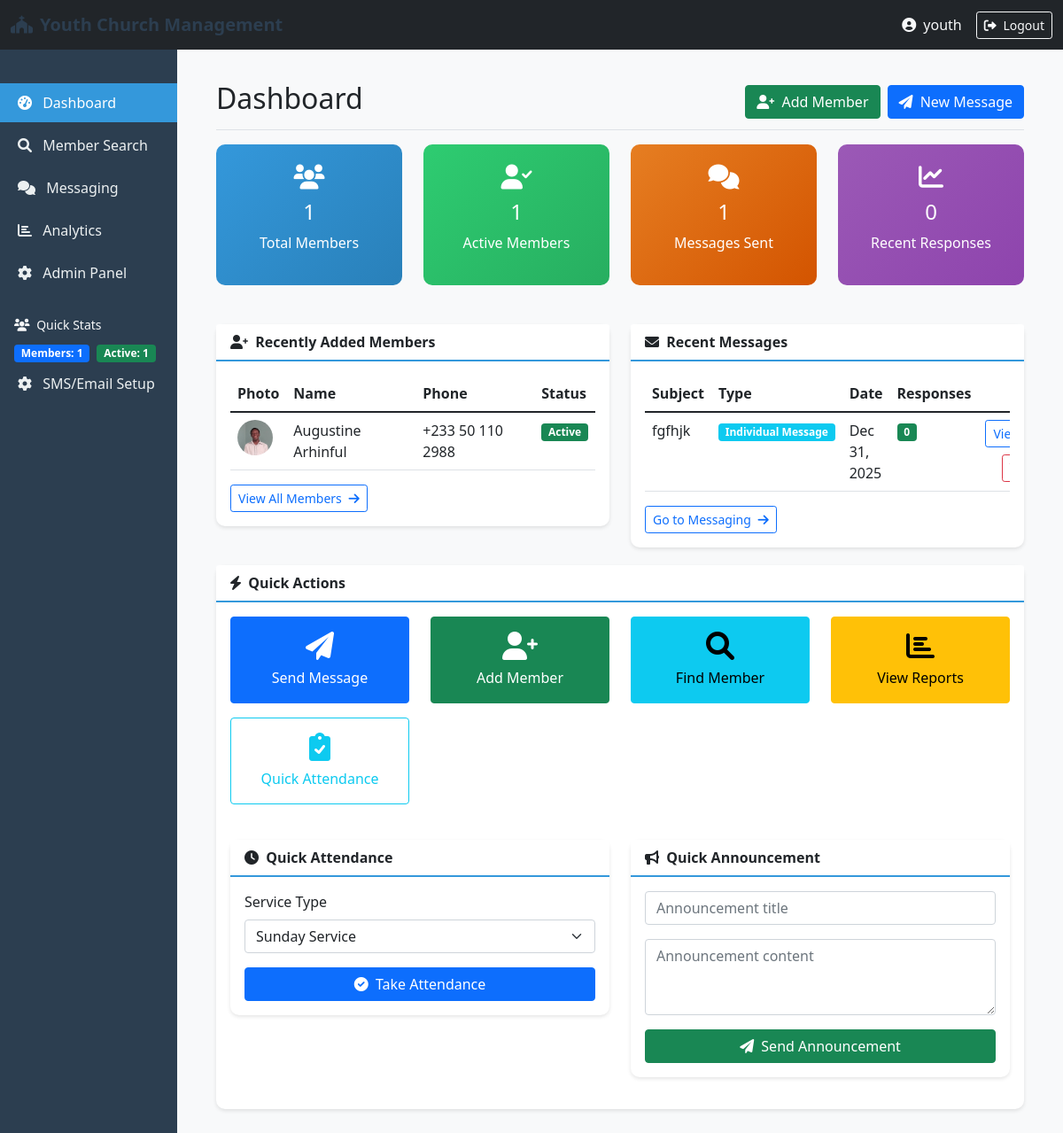
The app's page /portal/ (signed in), older data.
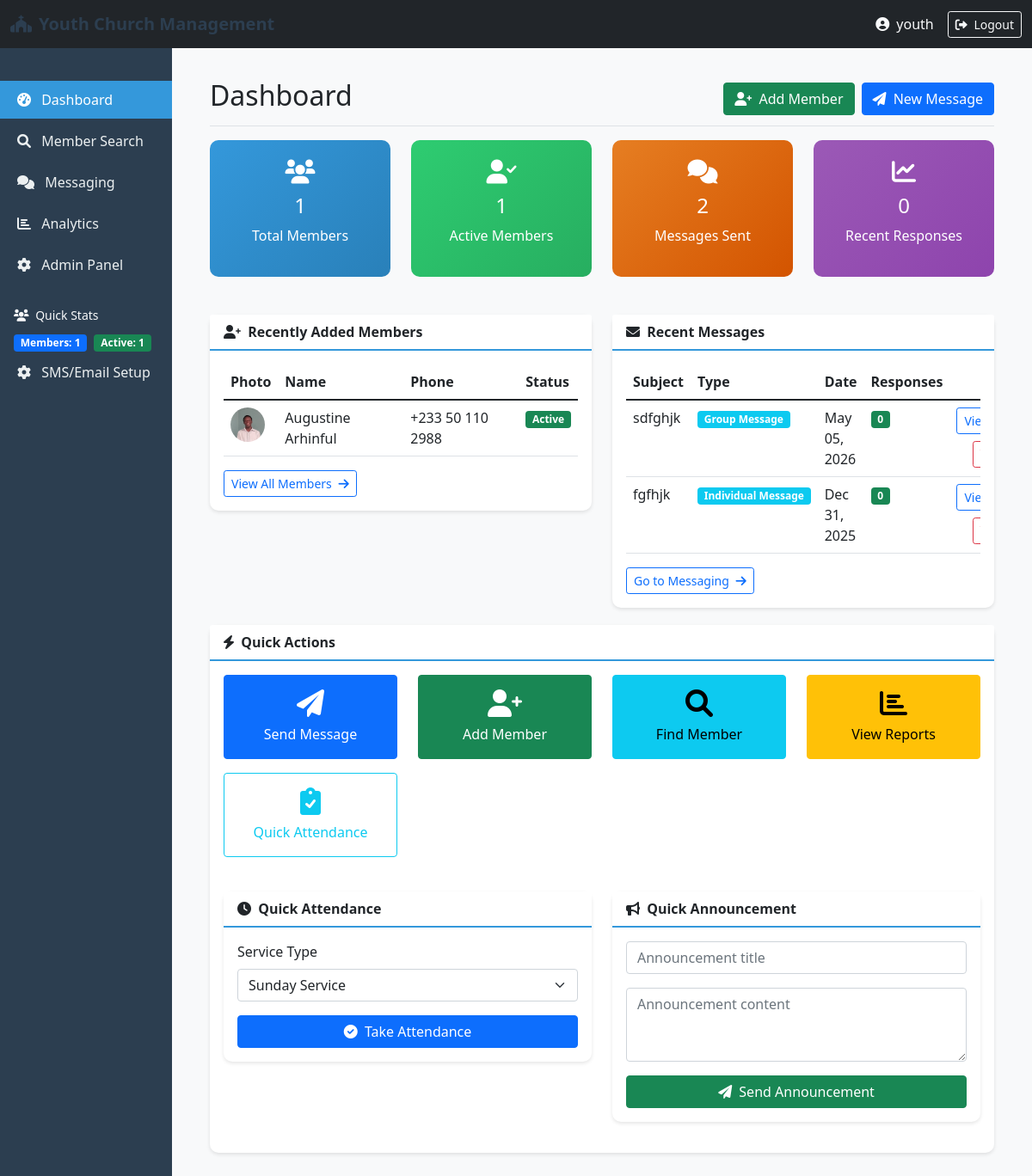
The same page, newer data.
### members/models.py (models this page shows, shortened)
class Member(models.Model):
    GENDER_CHOICES = [
        ('M', 'Male'),
        ('F', 'Female'),
        ('O', 'Other'),
    ]
    STATUS_CHOICES = [
        ('active', 'Active'),
        ('inactive', 'Inactive'),
        ('visitor', 'Visitor'),
        ('transferred', 'Transferred'),
    ]
    first_name = models.CharField(max_length=100, blank=True)
    last_name = models.CharField(max_length=100, blank=True)
    middle_name = models.CharField(max_length=100, blank=True)
    date_of_birth = models.DateField(null=True, blank=True)
    gender = models.CharField(max_length=1, choices=GENDER_CHOICES, blank=True)
    email = models.EmailField(unique=True, blank=True, null=True)
    phone_number = PhoneNumberField(unique=True, blank=True)
    alternate_phone = PhoneNumberField(blank=True)
    address = models.TextField(blank=True)
    city = models.CharField(max_length=100, blank=True)
    state = models.CharField(max_length=100, blank=True)
    postal_code = models.CharField(max_length=20, blank=True)
    date_joined = models.DateField(default=date.today, blank=True, null=True)
    baptism_date = models.DateField(null=True, blank=True)
    status = models.CharField(max_length=20, choices=STATUS_CHOICES, default='active', blank=True)
    department = models.CharField(max_length=100, blank=True)
    spiritual_gifts = models.TextField(blank=True)
    photo = models.ImageField(upload_to=member_photo_path, blank=True, null=True)
    emergency_contact_name = models.CharField(max_length=200, blank=True)
    emergency_contact_phone = PhoneNumberField(blank=True)
    emergency_contact_relationship = models.CharField(max_length=100, blank=True)
    occupation = models.CharField(max_length=100, blank=True)
    school = models.CharField(max_length=200, blank=True)
    talents = models.TextField(blank=True)
    notes = models.TextField(blank=True)
    created_at = models.DateTimeField(auto_now_add=True)
    updated_at = models.DateTimeField(auto_now=True)
    created_by = models.ForeignKey(User, on_delete=models.SET_NULL, null=True, related_name='members_created')
    updated_by = models.ForeignKey(User, on_delete=models.SET_NULL, null=True, blank=True, related_name='members_updated')
    class Meta:
        ordering = ['last_name', 'first_name']
        indexes = [
            models.Index(fields=['last_name', 'first_name']),
            models.Index(fields=['phone_number']),
            models.Index(fields=['email']),
            models.Index(fields=['status']),
        ]
    def full_name(self):
        return f"{self.first_name} {self.middle_name} {self.last_name}".strip()

### messaging/models.py (models this page shows, shortened)
class Message(models.Model):
    MESSAGE_TYPE_CHOICES = [
        ('broadcast', 'Broadcast to All'),
        ('group', 'Group Message'),
        ('individual', 'Individual Message'),
    ]
    id = models.UUIDField(primary_key=True, default=uuid.uuid4, editable=False)
    sender = models.ForeignKey(User, on_delete=models.CASCADE, related_name='sent_messages')
    message_type = models.CharField(max_length=20, choices=MESSAGE_TYPE_CHOICES, default='broadcast')
    subject = models.CharField(max_length=200)
    content = models.TextField()
    recipients = models.ManyToManyField(Member, related_name='received_messages', blank=True)
    is_broadcast = models.BooleanField(default=False)
    is_sent = models.BooleanField(default=False)
    is_delivered = models.BooleanField(default=False)
    created_at = models.DateTimeField(auto_now_add=True)
    scheduled_for = models.DateTimeField(null=True, blank=True)
    sent_at = models.DateTimeField(null=True, blank=True)
    sms_sent = models.BooleanField(default=False)
    whatsapp_sent = models.BooleanField(default=False)
    is_deleted = models.BooleanField(default=False)
    deleted_at = models.DateTimeField(null=True, blank=True)
    class Meta:
        ordering = ['-created_at']

### portal/views.py (the view)
        def wrapped_view(request, *args, **kwargs):
            if request.user.is_authenticated:
                try:
                    profile = request.user.userprofile
                    if getattr(profile, permission_name, False):
                        return view_func(request, *args, **kwargs)
                except:
                    pass
            return HttpResponseForbidden("You don't have permission to access this page.")

### portal/views.py (called while the page is built)
def staff_required(view_func):
    decorated_view_func = user_passes_test(
        lambda u: u.is_authenticated and u.is_staff,
        login_url='/accounts/login/'
    )(view_func)
    return decorated_view_func

def permission_required(permission_name):
    def decorator(view_func):
        def wrapped_view(request, *args, **kwargs):
            if request.user.is_authenticated:
                try:
                    profile = request.user.userprofile
                    if getattr(profile, permission_name, False):
                        return view_func(request, *args, **kwargs)
                except:
                    pass
            return HttpResponseForbidden("You don't have permission to access this page.")
        return wrapped_view
    return decorator

### templates/portal/dashboard.html (shortened to what the changed rows need)
{% extends 'base.html' %}
{% load static %}
{% block content %}
<div class="d-flex justify-content-between flex-wrap flex-md-nowrap align-items-center pt-3 pb-2 mb-3 border-bottom">
    <h1 class="h2">Dashboard</h1>
</div>
<div class="row">
    <div class="col-md-3">
        <div class="stat-card orange">
            <h3><i class="fas fa-comments"></i></h3>
            <h4>{{ total_messages }}</h4>
            <p>Messages Sent</p>
        </div>
    </div>
</div>
<div class="row mt-4">
    <div class="col-md-6">
        <div class="card">
            <div class="card-body">
                <div class="table-responsive">
                    <table class="table table-hover">
                        <thead>
                            <tr>
                                <th>Photo</th>
                                <th>Name</th>
                                <th>Phone</th>
                                <th>Status</th>
                            </tr>
                        </thead>
                        <tbody>
                            {% for member in recent_members %}
                            <tr style="cursor: pointer;" onclick="window.location='{% url 'member_detail' member.pk %}'">
                                <td>
                                    {% if member.photo %}
                                    <img src="{{ member.photo.url }}" class="profile-img-sm">
                                    {% else %}
                                    <img src="{% static 'images/default_profile.svg' %}" class="profile-img-sm">
                                    {% endif %}
                                </td>
                                <td>{{ member.full_name }}</td>
                                <td>{{ member.phone_number }}</td>
                                <td>
                                    <span class="badge {% if member.status == 'active' %}bg-success{% else %}bg-warning{% endif %}">
                                        {{ member.status|title }}
                                    </span>
                                </td>
                            </tr>
                            {% empty %}
                            <tr>
                                <td colspan="4" class="text-center">No members found</td>
                            </tr>
                            {% endfor %}
                        </tbody>
                    </table>
                </div>
            </div>
        </div>
    </div>
    <div class="col-md-6">
        <div class="card">
            <div class="card-body">
                <div class="table-responsive">
                    <table class="table table-hover">
                        <thead>
                            <tr>
                                <th>Subject</th>
                                <th>Type</th>
                                <th>Date</th>
                                <th>Responses</th>
                                <th></th>
                            </tr>
                        </thead>
                        <tbody>
                            {% for message in recent_messages %}
                            <tr>
                                <td>{{ message.subject|truncatechars:30 }}</td>
                                <td>
                                    <span class="badge {% if message.is_broadcast %}bg-primary{% else %}bg-info{% endif %}">
                                        {{ message.get_message_type_display }}
                                    </span>
                                </td>
                                <td>{{ message.created_at|date:"M d, Y" }}</td>
                                <td>
                                    <span class="badge bg-success">{{ message.responses.count }}</span>
                                </td>
                                    <td class="text-end">
                                        <div class="d-flex flex-wrap justify-content-end gap-2">
                                            <a href="{% url 'message_responses' message.id %}" class="btn btn-sm btn-outline-primary">
                                                View
                                            </a>
                                            <form method="post" action="{% url 'delete_message' message.id %}" onsubmit="return confirm('Delete this message and all related responses?');">
                                        <button type="submit" class="btn btn-sm btn-outline-danger">
                                        </button>
                                            </form>
                                        </div>
                                </td>
                            </tr>
                            {% empty %}
                            <tr>
                                <td colspan="5" class="text-center">No messages sent yet</td>
                            </tr>
                            {% endfor %}
                        </tbody>
                    </table>
                </div>
            </div>
        </div>
    </div>
</div>
{% endblock %}

Row changes from the older to the newer data that the page shows:
added Message: subject "sdfghjk", message_type "Group Message", created_at "May 05, 2026", responses.count "0"
Text that changed along with them:
{{ total_messages }}: "1" → "2"
